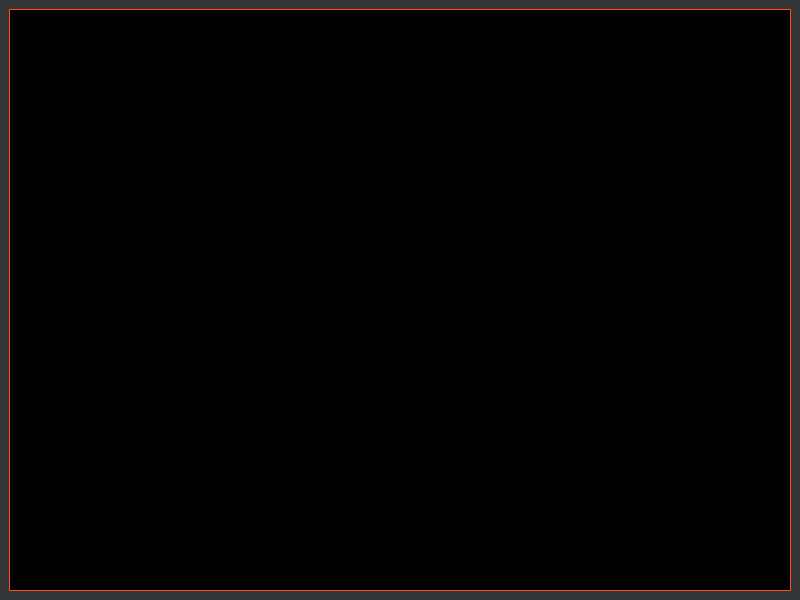
<?xml version="1.0" encoding="UTF-8"?>
<ui version="4.0">
 <class>MainWindow</class>
 <widget class="QMainWindow" name="MainWindow">
  <property name="geometry">
   <rect>
    <x>0</x>
    <y>0</y>
    <width>800</width>
    <height>600</height>
   </rect>
  </property>
  <property name="windowTitle">
   <string>MainWindow</string>
  </property>
  <widget class="QWidget" name="centralwidget">
   <property name="palette">
    <palette>
     <active>
      <colorrole role="WindowText">
       <brush brushstyle="SolidPattern">
        <color alpha="255">
         <red>255</red>
         <green>255</green>
         <blue>255</blue>
        </color>
       </brush>
      </colorrole>
      <colorrole role="Button">
       <brush brushstyle="SolidPattern">
        <color alpha="255">
         <red>52</red>
         <green>53</green>
         <blue>54</blue>
        </color>
       </brush>
      </colorrole>
      <colorrole role="Light">
       <brush brushstyle="SolidPattern">
        <color alpha="255">
         <red>78</red>
         <green>79</green>
         <blue>81</blue>
        </color>
       </brush>
      </colorrole>
      <colorrole role="Midlight">
       <brush brushstyle="SolidPattern">
        <color alpha="255">
         <red>65</red>
         <green>66</green>
         <blue>67</blue>
        </color>
       </brush>
      </colorrole>
      <colorrole role="Dark">
       <brush brushstyle="SolidPattern">
        <color alpha="255">
         <red>26</red>
         <green>26</green>
         <blue>27</blue>
        </color>
       </brush>
      </colorrole>
      <colorrole role="Mid">
       <brush brushstyle="SolidPattern">
        <color alpha="255">
         <red>34</red>
         <green>35</green>
         <blue>36</blue>
        </color>
       </brush>
      </colorrole>
      <colorrole role="Text">
       <brush brushstyle="SolidPattern">
        <color alpha="255">
         <red>255</red>
         <green>255</green>
         <blue>255</blue>
        </color>
       </brush>
      </colorrole>
      <colorrole role="BrightText">
       <brush brushstyle="SolidPattern">
        <color alpha="255">
         <red>255</red>
         <green>255</green>
         <blue>255</blue>
        </color>
       </brush>
      </colorrole>
      <colorrole role="ButtonText">
       <brush brushstyle="SolidPattern">
        <color alpha="255">
         <red>255</red>
         <green>255</green>
         <blue>255</blue>
        </color>
       </brush>
      </colorrole>
      <colorrole role="Base">
       <brush brushstyle="SolidPattern">
        <color alpha="255">
         <red>0</red>
         <green>0</green>
         <blue>0</blue>
        </color>
       </brush>
      </colorrole>
      <colorrole role="Window">
       <brush brushstyle="SolidPattern">
        <color alpha="255">
         <red>52</red>
         <green>53</green>
         <blue>54</blue>
        </color>
       </brush>
      </colorrole>
      <colorrole role="Shadow">
       <brush brushstyle="SolidPattern">
        <color alpha="255">
         <red>0</red>
         <green>0</green>
         <blue>0</blue>
        </color>
       </brush>
      </colorrole>
      <colorrole role="AlternateBase">
       <brush brushstyle="SolidPattern">
        <color alpha="255">
         <red>26</red>
         <green>26</green>
         <blue>27</blue>
        </color>
       </brush>
      </colorrole>
      <colorrole role="ToolTipBase">
       <brush brushstyle="SolidPattern">
        <color alpha="255">
         <red>255</red>
         <green>255</green>
         <blue>220</blue>
        </color>
       </brush>
      </colorrole>
      <colorrole role="ToolTipText">
       <brush brushstyle="SolidPattern">
        <color alpha="255">
         <red>0</red>
         <green>0</green>
         <blue>0</blue>
        </color>
       </brush>
      </colorrole>
      <colorrole role="PlaceholderText">
       <brush brushstyle="SolidPattern">
        <color alpha="128">
         <red>255</red>
         <green>255</green>
         <blue>255</blue>
        </color>
       </brush>
      </colorrole>
     </active>
     <inactive>
      <colorrole role="WindowText">
       <brush brushstyle="SolidPattern">
        <color alpha="255">
         <red>255</red>
         <green>255</green>
         <blue>255</blue>
        </color>
       </brush>
      </colorrole>
      <colorrole role="Button">
       <brush brushstyle="SolidPattern">
        <color alpha="255">
         <red>52</red>
         <green>53</green>
         <blue>54</blue>
        </color>
       </brush>
      </colorrole>
      <colorrole role="Light">
       <brush brushstyle="SolidPattern">
        <color alpha="255">
         <red>78</red>
         <green>79</green>
         <blue>81</blue>
        </color>
       </brush>
      </colorrole>
      <colorrole role="Midlight">
       <brush brushstyle="SolidPattern">
        <color alpha="255">
         <red>65</red>
         <green>66</green>
         <blue>67</blue>
        </color>
       </brush>
      </colorrole>
      <colorrole role="Dark">
       <brush brushstyle="SolidPattern">
        <color alpha="255">
         <red>26</red>
         <green>26</green>
         <blue>27</blue>
        </color>
       </brush>
      </colorrole>
      <colorrole role="Mid">
       <brush brushstyle="SolidPattern">
        <color alpha="255">
         <red>34</red>
         <green>35</green>
         <blue>36</blue>
        </color>
       </brush>
      </colorrole>
      <colorrole role="Text">
       <brush brushstyle="SolidPattern">
        <color alpha="255">
         <red>255</red>
         <green>255</green>
         <blue>255</blue>
        </color>
       </brush>
      </colorrole>
      <colorrole role="BrightText">
       <brush brushstyle="SolidPattern">
        <color alpha="255">
         <red>255</red>
         <green>255</green>
         <blue>255</blue>
        </color>
       </brush>
      </colorrole>
      <colorrole role="ButtonText">
       <brush brushstyle="SolidPattern">
        <color alpha="255">
         <red>255</red>
         <green>255</green>
         <blue>255</blue>
        </color>
       </brush>
      </colorrole>
      <colorrole role="Base">
       <brush brushstyle="SolidPattern">
        <color alpha="255">
         <red>0</red>
         <green>0</green>
         <blue>0</blue>
        </color>
       </brush>
      </colorrole>
      <colorrole role="Window">
       <brush brushstyle="SolidPattern">
        <color alpha="255">
         <red>52</red>
         <green>53</green>
         <blue>54</blue>
        </color>
       </brush>
      </colorrole>
      <colorrole role="Shadow">
       <brush brushstyle="SolidPattern">
        <color alpha="255">
         <red>0</red>
         <green>0</green>
         <blue>0</blue>
        </color>
       </brush>
      </colorrole>
      <colorrole role="AlternateBase">
       <brush brushstyle="SolidPattern">
        <color alpha="255">
         <red>26</red>
         <green>26</green>
         <blue>27</blue>
        </color>
       </brush>
      </colorrole>
      <colorrole role="ToolTipBase">
       <brush brushstyle="SolidPattern">
        <color alpha="255">
         <red>255</red>
         <green>255</green>
         <blue>220</blue>
        </color>
       </brush>
      </colorrole>
      <colorrole role="ToolTipText">
       <brush brushstyle="SolidPattern">
        <color alpha="255">
         <red>0</red>
         <green>0</green>
         <blue>0</blue>
        </color>
       </brush>
      </colorrole>
      <colorrole role="PlaceholderText">
       <brush brushstyle="SolidPattern">
        <color alpha="128">
         <red>255</red>
         <green>255</green>
         <blue>255</blue>
        </color>
       </brush>
      </colorrole>
     </inactive>
     <disabled>
      <colorrole role="WindowText">
       <brush brushstyle="SolidPattern">
        <color alpha="255">
         <red>26</red>
         <green>26</green>
         <blue>27</blue>
        </color>
       </brush>
      </colorrole>
      <colorrole role="Button">
       <brush brushstyle="SolidPattern">
        <color alpha="255">
         <red>52</red>
         <green>53</green>
         <blue>54</blue>
        </color>
       </brush>
      </colorrole>
      <colorrole role="Light">
       <brush brushstyle="SolidPattern">
        <color alpha="255">
         <red>78</red>
         <green>79</green>
         <blue>81</blue>
        </color>
       </brush>
      </colorrole>
      <colorrole role="Midlight">
       <brush brushstyle="SolidPattern">
        <color alpha="255">
         <red>65</red>
         <green>66</green>
         <blue>67</blue>
        </color>
       </brush>
      </colorrole>
      <colorrole role="Dark">
       <brush brushstyle="SolidPattern">
        <color alpha="255">
         <red>26</red>
         <green>26</green>
         <blue>27</blue>
        </color>
       </brush>
      </colorrole>
      <colorrole role="Mid">
       <brush brushstyle="SolidPattern">
        <color alpha="255">
         <red>34</red>
         <green>35</green>
         <blue>36</blue>
        </color>
       </brush>
      </colorrole>
      <colorrole role="Text">
       <brush brushstyle="SolidPattern">
        <color alpha="255">
         <red>26</red>
         <green>26</green>
         <blue>27</blue>
        </color>
       </brush>
      </colorrole>
      <colorrole role="BrightText">
       <brush brushstyle="SolidPattern">
        <color alpha="255">
         <red>255</red>
         <green>255</green>
         <blue>255</blue>
        </color>
       </brush>
      </colorrole>
      <colorrole role="ButtonText">
       <brush brushstyle="SolidPattern">
        <color alpha="255">
         <red>26</red>
         <green>26</green>
         <blue>27</blue>
        </color>
       </brush>
      </colorrole>
      <colorrole role="Base">
       <brush brushstyle="SolidPattern">
        <color alpha="255">
         <red>52</red>
         <green>53</green>
         <blue>54</blue>
        </color>
       </brush>
      </colorrole>
      <colorrole role="Window">
       <brush brushstyle="SolidPattern">
        <color alpha="255">
         <red>52</red>
         <green>53</green>
         <blue>54</blue>
        </color>
       </brush>
      </colorrole>
      <colorrole role="Shadow">
       <brush brushstyle="SolidPattern">
        <color alpha="255">
         <red>0</red>
         <green>0</green>
         <blue>0</blue>
        </color>
       </brush>
      </colorrole>
      <colorrole role="AlternateBase">
       <brush brushstyle="SolidPattern">
        <color alpha="255">
         <red>52</red>
         <green>53</green>
         <blue>54</blue>
        </color>
       </brush>
      </colorrole>
      <colorrole role="ToolTipBase">
       <brush brushstyle="SolidPattern">
        <color alpha="255">
         <red>255</red>
         <green>255</green>
         <blue>220</blue>
        </color>
       </brush>
      </colorrole>
      <colorrole role="ToolTipText">
       <brush brushstyle="SolidPattern">
        <color alpha="255">
         <red>0</red>
         <green>0</green>
         <blue>0</blue>
        </color>
       </brush>
      </colorrole>
      <colorrole role="PlaceholderText">
       <brush brushstyle="SolidPattern">
        <color alpha="128">
         <red>255</red>
         <green>255</green>
         <blue>255</blue>
        </color>
       </brush>
      </colorrole>
     </disabled>
    </palette>
   </property>
   <property name="autoFillBackground">
    <bool>true</bool>
   </property>
   <layout class="QHBoxLayout" name="horizontalLayout">
    <item>
     <widget class="QFrame" name="frame">
      <property name="palette">
       <palette>
        <active>
         <colorrole role="WindowText">
          <brush brushstyle="SolidPattern">
           <color alpha="255">
            <red>255</red>
            <green>79</green>
            <blue>20</blue>
           </color>
          </brush>
         </colorrole>
         <colorrole role="Text">
          <brush brushstyle="SolidPattern">
           <color alpha="255">
            <red>255</red>
            <green>255</green>
            <blue>255</blue>
           </color>
          </brush>
         </colorrole>
         <colorrole role="BrightText">
          <brush brushstyle="SolidPattern">
           <color alpha="255">
            <red>255</red>
            <green>255</green>
            <blue>255</blue>
           </color>
          </brush>
         </colorrole>
         <colorrole role="ButtonText">
          <brush brushstyle="SolidPattern">
           <color alpha="255">
            <red>255</red>
            <green>255</green>
            <blue>255</blue>
           </color>
          </brush>
         </colorrole>
         <colorrole role="Base">
          <brush brushstyle="SolidPattern">
           <color alpha="255">
            <red>0</red>
            <green>0</green>
            <blue>0</blue>
           </color>
          </brush>
         </colorrole>
         <colorrole role="Window">
          <brush brushstyle="SolidPattern">
           <color alpha="255">
            <red>0</red>
            <green>0</green>
            <blue>0</blue>
           </color>
          </brush>
         </colorrole>
         <colorrole role="Shadow">
          <brush brushstyle="SolidPattern">
           <color alpha="255">
            <red>0</red>
            <green>0</green>
            <blue>0</blue>
           </color>
          </brush>
         </colorrole>
         <colorrole role="AlternateBase">
          <brush brushstyle="SolidPattern">
           <color alpha="255">
            <red>0</red>
            <green>0</green>
            <blue>0</blue>
           </color>
          </brush>
         </colorrole>
         <colorrole role="ToolTipBase">
          <brush brushstyle="SolidPattern">
           <color alpha="255">
            <red>255</red>
            <green>255</green>
            <blue>220</blue>
           </color>
          </brush>
         </colorrole>
         <colorrole role="ToolTipText">
          <brush brushstyle="SolidPattern">
           <color alpha="255">
            <red>0</red>
            <green>0</green>
            <blue>0</blue>
           </color>
          </brush>
         </colorrole>
         <colorrole role="PlaceholderText">
          <brush brushstyle="SolidPattern">
           <color alpha="128">
            <red>255</red>
            <green>255</green>
            <blue>255</blue>
           </color>
          </brush>
         </colorrole>
        </active>
        <inactive>
         <colorrole role="WindowText">
          <brush brushstyle="SolidPattern">
           <color alpha="255">
            <red>255</red>
            <green>79</green>
            <blue>20</blue>
           </color>
          </brush>
         </colorrole>
         <colorrole role="Text">
          <brush brushstyle="SolidPattern">
           <color alpha="255">
            <red>255</red>
            <green>255</green>
            <blue>255</blue>
           </color>
          </brush>
         </colorrole>
         <colorrole role="BrightText">
          <brush brushstyle="SolidPattern">
           <color alpha="255">
            <red>255</red>
            <green>255</green>
            <blue>255</blue>
           </color>
          </brush>
         </colorrole>
         <colorrole role="ButtonText">
          <brush brushstyle="SolidPattern">
           <color alpha="255">
            <red>255</red>
            <green>255</green>
            <blue>255</blue>
           </color>
          </brush>
         </colorrole>
         <colorrole role="Base">
          <brush brushstyle="SolidPattern">
           <color alpha="255">
            <red>0</red>
            <green>0</green>
            <blue>0</blue>
           </color>
          </brush>
         </colorrole>
         <colorrole role="Window">
          <brush brushstyle="SolidPattern">
           <color alpha="255">
            <red>0</red>
            <green>0</green>
            <blue>0</blue>
           </color>
          </brush>
         </colorrole>
         <colorrole role="Shadow">
          <brush brushstyle="SolidPattern">
           <color alpha="255">
            <red>0</red>
            <green>0</green>
            <blue>0</blue>
           </color>
          </brush>
         </colorrole>
         <colorrole role="AlternateBase">
          <brush brushstyle="SolidPattern">
           <color alpha="255">
            <red>0</red>
            <green>0</green>
            <blue>0</blue>
           </color>
          </brush>
         </colorrole>
         <colorrole role="ToolTipBase">
          <brush brushstyle="SolidPattern">
           <color alpha="255">
            <red>255</red>
            <green>255</green>
            <blue>220</blue>
           </color>
          </brush>
         </colorrole>
         <colorrole role="ToolTipText">
          <brush brushstyle="SolidPattern">
           <color alpha="255">
            <red>0</red>
            <green>0</green>
            <blue>0</blue>
           </color>
          </brush>
         </colorrole>
         <colorrole role="PlaceholderText">
          <brush brushstyle="SolidPattern">
           <color alpha="128">
            <red>255</red>
            <green>255</green>
            <blue>255</blue>
           </color>
          </brush>
         </colorrole>
        </inactive>
        <disabled>
         <colorrole role="WindowText">
          <brush brushstyle="SolidPattern">
           <color alpha="255">
            <red>0</red>
            <green>0</green>
            <blue>0</blue>
           </color>
          </brush>
         </colorrole>
         <colorrole role="Text">
          <brush brushstyle="SolidPattern">
           <color alpha="255">
            <red>0</red>
            <green>0</green>
            <blue>0</blue>
           </color>
          </brush>
         </colorrole>
         <colorrole role="BrightText">
          <brush brushstyle="SolidPattern">
           <color alpha="255">
            <red>255</red>
            <green>255</green>
            <blue>255</blue>
           </color>
          </brush>
         </colorrole>
         <colorrole role="ButtonText">
          <brush brushstyle="SolidPattern">
           <color alpha="255">
            <red>0</red>
            <green>0</green>
            <blue>0</blue>
           </color>
          </brush>
         </colorrole>
         <colorrole role="Base">
          <brush brushstyle="SolidPattern">
           <color alpha="255">
            <red>0</red>
            <green>0</green>
            <blue>0</blue>
           </color>
          </brush>
         </colorrole>
         <colorrole role="Window">
          <brush brushstyle="SolidPattern">
           <color alpha="255">
            <red>0</red>
            <green>0</green>
            <blue>0</blue>
           </color>
          </brush>
         </colorrole>
         <colorrole role="Shadow">
          <brush brushstyle="SolidPattern">
           <color alpha="255">
            <red>0</red>
            <green>0</green>
            <blue>0</blue>
           </color>
          </brush>
         </colorrole>
         <colorrole role="AlternateBase">
          <brush brushstyle="SolidPattern">
           <color alpha="255">
            <red>0</red>
            <green>0</green>
            <blue>0</blue>
           </color>
          </brush>
         </colorrole>
         <colorrole role="ToolTipBase">
          <brush brushstyle="SolidPattern">
           <color alpha="255">
            <red>255</red>
            <green>255</green>
            <blue>220</blue>
           </color>
          </brush>
         </colorrole>
         <colorrole role="ToolTipText">
          <brush brushstyle="SolidPattern">
           <color alpha="255">
            <red>0</red>
            <green>0</green>
            <blue>0</blue>
           </color>
          </brush>
         </colorrole>
         <colorrole role="PlaceholderText">
          <brush brushstyle="SolidPattern">
           <color alpha="128">
            <red>255</red>
            <green>255</green>
            <blue>255</blue>
           </color>
          </brush>
         </colorrole>
        </disabled>
       </palette>
      </property>
      <property name="layoutDirection">
       <enum>Qt::LeftToRight</enum>
      </property>
      <property name="autoFillBackground">
       <bool>true</bool>
      </property>
      <property name="frameShape">
       <enum>QFrame::Box</enum>
      </property>
      <property name="frameShadow">
       <enum>QFrame::Plain</enum>
      </property>
      <property name="lineWidth">
       <number>1</number>
      </property>
      <property name="midLineWidth">
       <number>1</number>
      </property>
     </widget>
    </item>
   </layout>
  </widget>
 </widget>
 <resources/>
 <connections/>
</ui>
